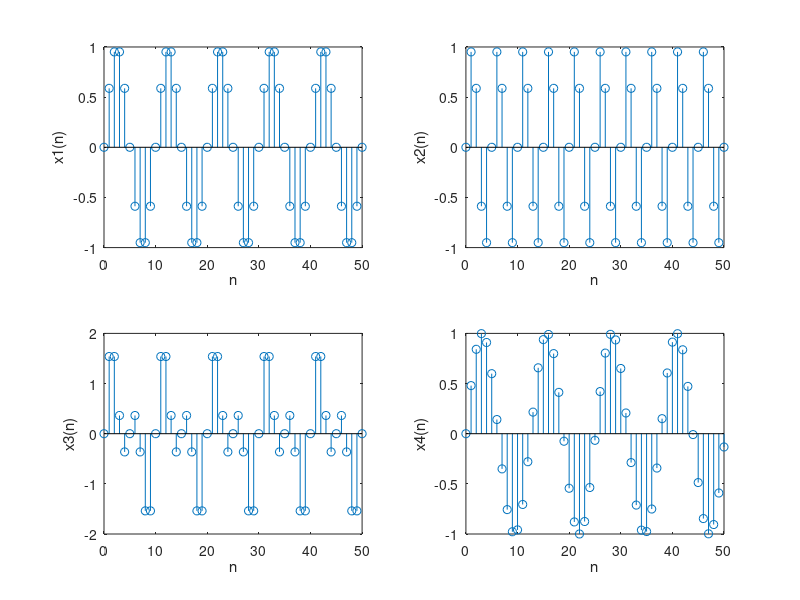

The MATLAB script that drew this image:
clc;
clear all;
n=0:1:50;
n1=0:1:50;
x1=sin(0.2*pi*n);
x2=sin(0.4*pi*n);
x3=sin(0.2*pi*n) + sin(0.4*pi*n);
x4=sin(0.5*n1);
subplot(2,2,1),stem(n,x1);
xlabel('n'),ylabel('x1(n)');
axis([0 50 -1 1]);
subplot(2,2,2),stem(n,x2);
xlabel('n'), ylabel('x2(n)');
axis([0 50 -1 1]);
subplot(2,2,3),stem(n,x3);
xlabel('n'),ylabel('x3(n)');
axis([0 50 -2 2]);
subplot(2,2,4),stem(n,x4);
xlabel('n'), ylabel('x4(n)');
axis([0 50 -1 1]);
